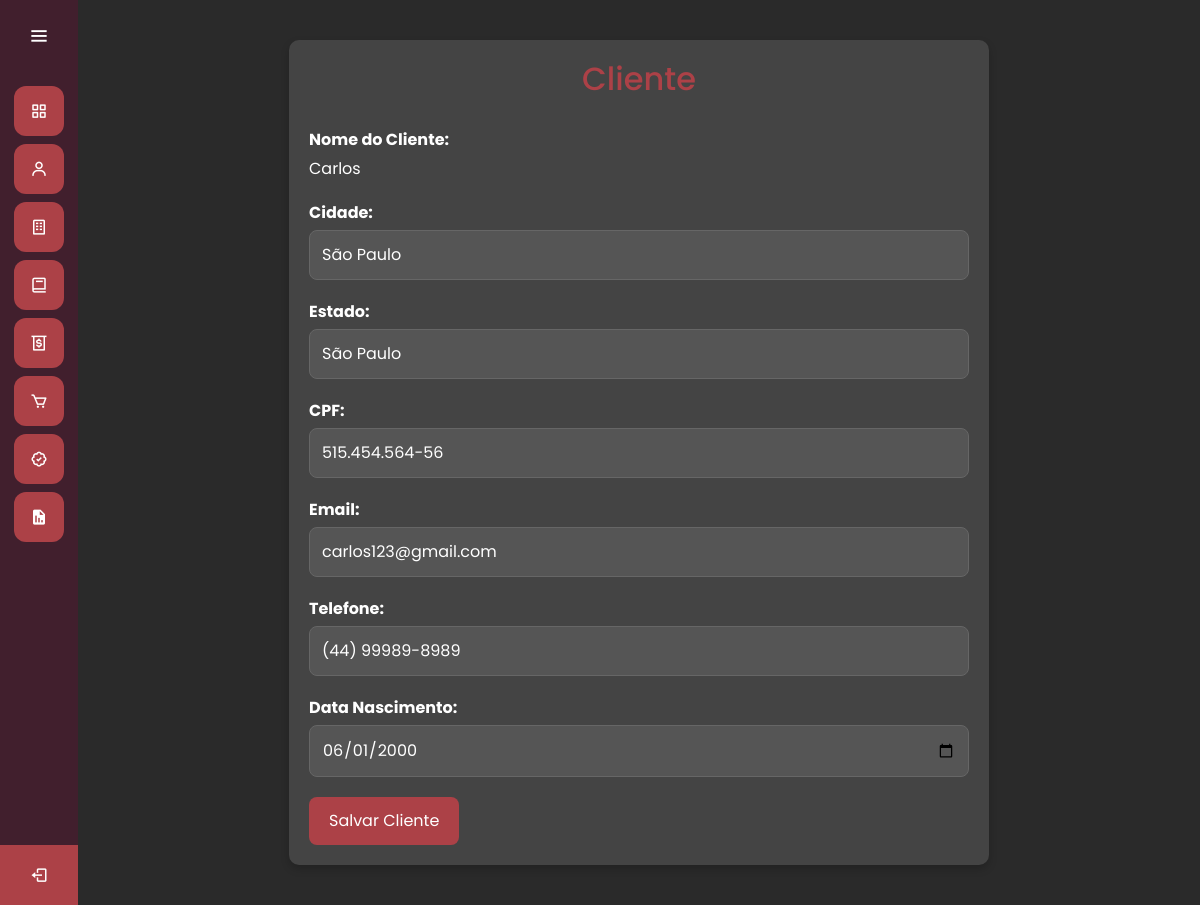
The app's page /cliente/editarcli/16 with its own data.
### cliente/models.py (models this page shows, shortened)
class Cliente(models.Model):
    nome = models.CharField(max_length=40)
    cidade = models.CharField(max_length=40)
    estado = models.CharField(max_length=40, null=True, blank=True)
    cpf = models.CharField(max_length=11, unique=True)
    email = models.EmailField(max_length=254, unique=True)
    telefone = models.CharField(max_length=15, blank=True, null=True)
    data_nascimento = models.DateField(blank=True, null=True)
    class Meta:
        db_table = 'cliente_cliente'
        ordering = ['nome']
        verbose_name = "Cliente"
        verbose_name_plural = "Clientes"

### cliente/views.py (the view)
# urls.py: path('editarcli/<int:cli_id>', views.editarcliente, name='editarcliente'),
def editarcliente(request, cli_id):        #O prod_id serve para recuperar o id de alguma coisa
    cliente = Cliente.objects.get(id=cli_id)
    context = {
        'cliente': cliente
    }
    return render(request, "editarcli.html", context)

### cliente/templatetags/cliente_filters.py (called while the page is built)
@register.filter(name='formatar_cpf')
def formatar_cpf(cpf):
    cpf = re.sub(r'[^\d]', '', cpf)
    return f'{cpf[:3]}.{cpf[3:6]}.{cpf[6:9]}-{cpf[9:]}'

@register.filter(name='formatar_telefone')
def formatar_telefone(telefone):
    telefone = re.sub(r'[^\d]', '', telefone)
    return f'({telefone[:2]}) {telefone[2:7]}-{telefone[7:]}'

### cliente/templates/editarcli.html (shortened to what this page needs)
{% extends "tela.html" %}
{% load static %}
{% load cliente_filters %}
{% block 'head' %}
    {% load static%}
    <link rel="stylesheet" href="{% static 'css/cadastrocli.css'%}">
{% endblock %}
{% block 'dashboard' %}
<main id="container">
    <form id="lista_cadastro" action="{% url 'editarcli' cliente.id %}" method="POST">{% csrf_token %}
        <div id="header">
            <h1>Cliente</h1>
        </div>
        <div class="caixa">
            <label for="nome">Nome do Cliente:</label>
            <div class="caixa_input">
                <p>{{cliente.nome}}</p>
            </div>
        </div>
        <div class="caixa">
            <label for="cidade">Cidade:</label>
            <div class="caixa_input">
                <input type="text" id="cidade" name="cidade" value="{{ cliente.cidade }}">
            </div>
        </div>
        <div class="caixa">
            <label for="estado">Estado:</label>
            <div class="caixa_input">
                <input type="text" id="estado" name="estado" value="{{ cliente.estado }}">
            </div>
        </div>
        <div class="caixa">
            <label for="cpf">CPF:</label>
            <div class="caixa_input">
                <input type="text" id="cpf" name="cpf" placeholder="___.___.___-__" maxlength="14" value="{{ cliente.cpf|formatar_cpf }}">
            </div>
        </div>
        <div class="caixa">
            <label for="email">Email:</label>
            <div class="caixa_input">
                <input type="email" id="email" name="email" placeholder="nome@email.com" value="{{ cliente.email }}">
            </div>
        </div>
        <div class="caixa">
            <label for="telefone">Telefone:</label>
            <div class="caixa_input">
                <input type="text" id="telefone" name="telefone" placeholder="()_____.____" maxlength="14" value="{{ cliente.telefone|formatar_telefone }}">
            </div>
        </div>
        <div class="caixa">
            <label for="data_nascimento">Data Nascimento:</label>
            <div class="caixa_input">
                <input type="date" id="data_nascimento" name="data_nascimento" value="{{ cliente.data_nascimento|date:'Y-m-d' }}">
            </div>
        </div>
        <button type="submit" id="salvar">Salvar Cliente</button>
    </form>
</main>
{% endblock %}

### estoque/static/css/styletela.css (style rules this page uses)
* { margin: 0; padding: 0; box-sizing: border-box; font-family: "Poppins" , sans-serif; }
button { outline: none; border: none; }
input, textarea, select { border: none; outline: none; background: none; }
button, input[type="button"], input[type="submit"] { background-color: #ac4147; color: #fff; border-radius: 5px; padding: 10px 20px; font-size: 1rem; cursor: pointer; transition: background-color 0.3s ease; }

### estoque/static/css/general.css (style rules this page uses)
:root { --main-color: #ac4147; --dark-color: #411f2d; --light-color: #ffc27f; --contrast-color: #f88863; --differential-color: #ffe29a; }

### cliente/static/css/cadastrocli.css (style rules this page uses)
body { background-color: #333; color: #f0f0f0; font-family: 'Arial', sans-serif; margin: 0; padding: 0; }
#container { max-width: 700px; margin: 40px auto; padding: 20px; background-color: #444; border-radius: 10px; box-shadow: 0 4px 8px rgba(0, 0, 0, 0.2); }
#header { text-align: center; margin-bottom: 30px; }
h1 { color: #ac4147; margin: 0; font-size: 2rem; }
.caixa { margin-bottom: 20px; }
label { font-weight: bold; display: block; margin-bottom: 5px; }
.caixa_input input { width: 100%; padding: 12px; border: 1px solid #666; border-radius: 8px; background-color: #555; color: #fff; font-size: 1rem; transition: border-color 0.3s, box-shadow 0.3s; }
button#salvar { background-color: #ac4147; color: #fff; border: none; padding: 12px 20px; border-radius: 8px; cursor: pointer; font-size: 1rem; transition: background-color 0.3s, transform 0.2s; }

### records on screen
Cliente: nome "Carlos", cidade "São Paulo", estado "São Paulo", cpf "515.454.564-56", email "carlos123@gmail.com", telefone "(44) 99989-8989", data_nascimento "06/01/2000"
